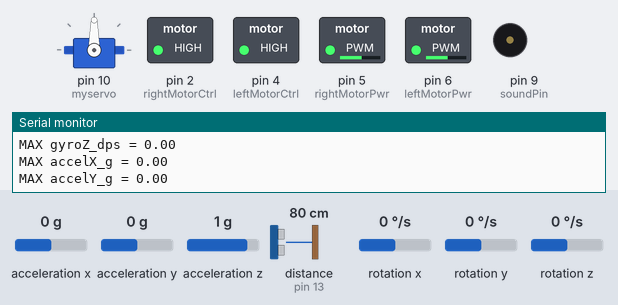
A sketch run on a simulated Arduino Uno, built with avr-gcc and run on an emulated ATmega328P. Shown: servo, switched loads named in the sketch (green lamp = pin HIGH), buzzer (waves = sounding), the last lines printed to the serial monitor. Wiring (inferred from the names in the program): ultrasonic range finder: trigger pin 12; echo pin 13. The test bench sets the inputs (shaded band); at power-on: distance to the obstacle (sensor on pin 13) 80 cm, acceleration z 1 g, acceleration x 0 g, acceleration y 0 g, rotation x 0 °/s, rotation y 0 °/s, rotation z 0 °/s. The echo pulse lasts 58.3 µs per cm; pins used as bus, display or sensor lines are not drawn.

Above: at 1.7 s.
1.8 s: distance to the obstacle (sensor on pin 13) set to 2 cm
At 5.3 s:
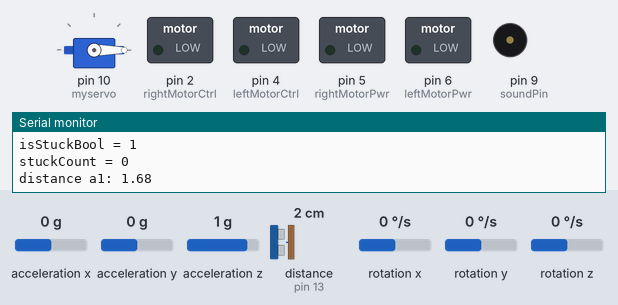
8.7 s: acceleration z set to -0.8 g
At 12.1 s:
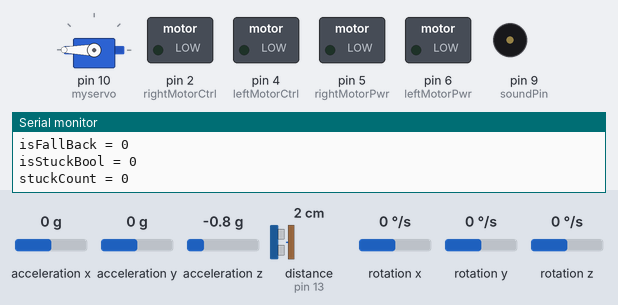
15.6 s: distance to the obstacle (sensor on pin 13) set to 60 cm
At 19.0 s:
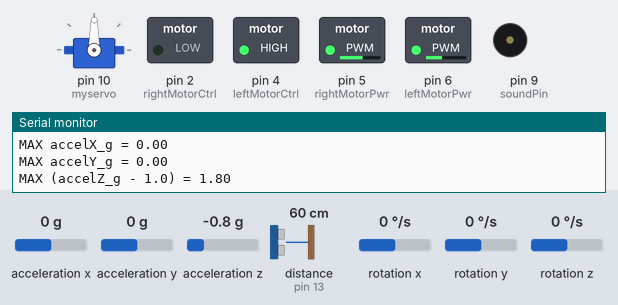
20.7 s: acceleration z set to 0.8 g
27.6 s: acceleration z set to 1.1 g
At 31.2 s:
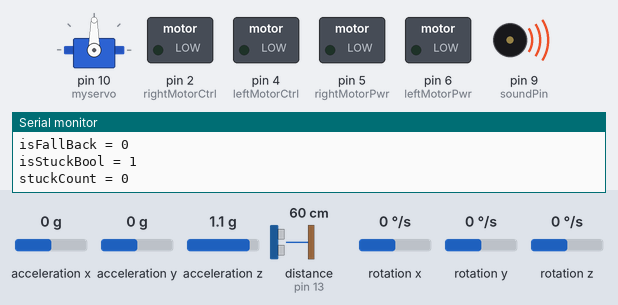
34.5 s: distance to the obstacle (sensor on pin 13) set to 34 cm
39.0 s: distance to the obstacle (sensor on pin 13) set to 27 cm
At 43.8 s:
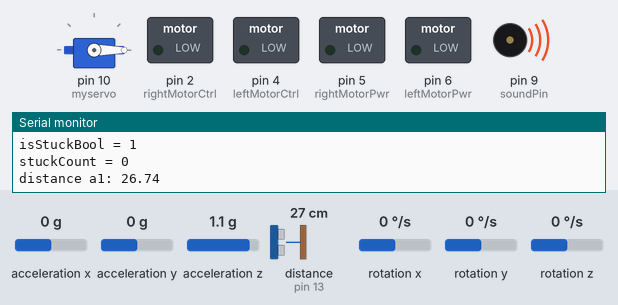
Timing chart, 0 to 46.9 s (numbered marks = the images above; inputs shaded):
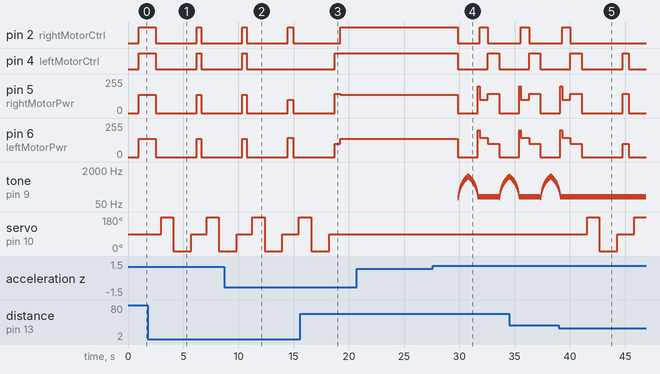

Measured:
- the behaviour switches between 0.9 and 1 g on acceleration z (found by bisection; images 3 and 4)
- the behaviour switches between 31 and 30 cm on distance to the obstacle (sensor on pin 13) (found by bisection; images 4 and 5)
- after the input at 1.8 s, tone on pin 9 (soundPin): stops changing and stays silent; servo on pin 10 (myservo): 90° → 180° after 1.2 s, → 0° 1.1 s later, → 90° 1.6 s later, → 180° 1.4 s later, … (5 changes in this stretch)
- after the input at 8.7 s, pin 4 (leftMotorCtrl): goes on until 10.8 s, then stays LOW
- after the input at 15.6 s, pin 4 (leftMotorCtrl): goes on until 18.7 s, then stays HIGH; servo on pin 10 (myservo): goes on until 18.2 s, then stays 90°
- after the input at 27.6 s, pin 2 (rightMotorCtrl): HIGH → LOW after 2.3 s, → HIGH 2.0 s later, → LOW 0.76 s later; pin 4 (leftMotorCtrl): HIGH → LOW after 2.3 s, → HIGH 2.7 s later, → LOW 1.0 s later
- after the input at 39.0 s, pin 2 (rightMotorCtrl): goes on until 40.1 s, then stays LOW; tone on pin 9 (soundPin): goes on until 39.1 s, then stays 110 Hz; servo on pin 10 (myservo): 90° → 180° after 2.6 s, → 0° 1.1 s later, → 90° 1.6 s later, → 180° 1.5 s later
- by itself, pin 2 (rightMotorCtrl): alternates HIGH for 0.45 s and LOW for 3.7 s

The sketch:

obstacle_avoid.ino
```cpp
#include "Servo.h"
#include "Wire.h"
#include "I2Cdev.h"
#include "MPU6050.h"
#define servoPin 10  //The pin of servo
#define leftMotorCtrl 4  //Define the direction control pin of the left motor
#define leftMotorPwr 6   //Define the PWM control pin of the left motor
#define rightMotorCtrl 2  //Define the direction control pin of the right motor
#define rightMotorPwr 5   //Define the PWM control pin of the right motor
#define trig 12           //ultrasonic trigger
#define echo 13           //ultrasonic sensor
#define leftLineTrk 11  //left line traking sensor
#define midLineTrk 7  //middle line traking sensor
#define rightLineTrk 8  //right line traking sensor
#define soundPin 9
float distance;
int leftLineTrkVal, midLineTrkVal, rightLineTrkVal;
Servo myservo;
int stuckCount;
bool debug;

MPU6050 mpu(0x68); //i2c gyro address 0x68
int16_t ax, ay, az;
int16_t gx, gy, gz;
float axMax, ayMax, azMax, gxMax, gyMax, gzMax;
float axMin, ayMin, azMin, gxMin, gyMin, gzMin;
unsigned long stopStartTime = 0;  // Время начала "остановки"
const int stopThreshold = 2000;   // Порог времени (2 секунды)

struct MyData {
  byte ax, ay, az, gx, gy, gz;
};

MyData data;

void setup() {
  debug = true;
  Serial.begin(9600);
  Wire.begin();
  mpu.initialize();
  myservo.attach(10);
  myservo.write(90);
  pinMode(trig, OUTPUT);
  pinMode(soundPin, OUTPUT);
  pinMode(echo, INPUT);
  pinMode(leftMotorCtrl, OUTPUT);
  pinMode(leftMotorPwr, OUTPUT);
  pinMode(rightMotorCtrl, OUTPUT);
  pinMode(rightMotorPwr, OUTPUT);
  pinMode(leftLineTrk, INPUT); //Set all pins of the line tracking sensor as input mode
  pinMode(midLineTrk, INPUT);
  pinMode(rightLineTrk, INPUT);
  delay(500); //delay in 500ms
}

void loop() {
  int a, a1, a2;
  bool isFallBackBool, isStuckBool;
  a = checkdistance("initial");  //Assign the distance to the front detected by ultrasonic sensor to the variable a
  isFallBackBool = isFallBack();
  isStuckBool = isStuck();

  delay(100);
  Serial.print("isFallBack = ");
  Serial.println(isFallBackBool);

  Serial.print("isStuckBool = ");
  Serial.println(isStuckBool);

  Serial.print("stuckCount = ");
  Serial.println(stuckCount);

  if (a > 30 && !isFallBackBool && !isStuckBool) {
    helpSignal(false);
    carFront();
  } else if (a < 30) {
    carStop();  //The robot stops
      delay(500); //delay in 500ms
      myservo.write(180);  //Ultrasonic pan-tilt turns left
      delay(1000); //delay in 500ms
      a1 = checkdistance("a1");  //Assign the distance to the left detected by ultrasonic sensor to the variable a1
      delay(100); //read value
      myservo.write(0);
      delay(1500); //delay in 500ms
      a2 = checkdistance("a2"); //Assign the distance to the right detected by ultrasonic sensor to the variable a2
      delay(100); //read value

      myservo.write(90);
      delay(500);
      if (a1 > a2) { //When the distance to the left is bigger than to the right
        carLeft();  //The robot turns left
        delay(100);  //turn left700ms
      } else if (a1 < a2) {
        carRight(); //It turns left for 700ms
        delay(100);
      } else { //When the distance to the front is >=20c，the robot moves forward
        carFront(); //go front
      }
  } else if (isStuckBool) {
    carStop();
    helpSignal(true);
    runAwayFromStuck();
    delay(100);
  } else {
    carStop();
    helpSignal(true);
    delay(5000);
  }

}

//Axis X = 132  Axis Y = 128  Axis Z  = 246 -> normal
//Axis X = 138  Axis Y = 245  Axis Z  = 99 -> fall
bool isFallBack() {
  mpu.getMotion6(&ax, &ay, &az, &gx, &gy, &gz);
  data.ax = map(ax, -17000, 17000, 0, 255 );
  data.ay = map(ay, -17000, 17000, 0, 255);
  data.az = map(az, -17000, 17000, 0, 255);
  Serial.print("Axis Y = ");
  Serial.println(data.ay);
  Serial.print("Axis Z = ");
  Serial.println(data.az);
  if (data.ay > 230 & data.az < 120) {
    return true;
  }
  return false;
}

void runAwayFromStuck() {
  carBack();
  delay(150);
  carLeft();
  delay(500);
  if (isStuck()) {
    carRight();
    delay(500);
  }
}

bool isStuck() {
  // Получаем данные акселерометра и гироскопа
  mpu.getMotion6(&ax, &ay, &az, &gx, &gy, &gz);

  // Преобразуем данные акселерометра в g (ускорение свободного падения)
  float accelX_g = ax / 16384.0;  // Для диапазона ±2g
  float accelY_g = ay / 16384.0;
  float accelZ_g = az / 16384.0;

  axMax = max(axMax, abs(accelX_g));
  ayMax = max(ayMax, abs(accelY_g));
  azMax = max(azMax, abs(accelZ_g - 1.0));

  axMin = min(axMin, abs(accelX_g));
  ayMin = min(ayMin, abs(accelY_g));
  azMin = min(azMin, abs(accelZ_g - 1.0));

  // Преобразуем данные гироскопа в градусы/секунду (для диапазона ±250°/сек)
  float gyroX_dps = gx / 131.0;
  float gyroY_dps = gy / 131.0;
  float gyroZ_dps = gz / 131.0;

  if (debug) {
    gxMax = max(gxMax, abs(gyroX_dps));
    gyMax = max(gyMax, abs(gyroY_dps));
    gzMax = max(gzMax, abs(gyroZ_dps));

    gxMin = min(gxMin, abs(gyroX_dps));
    gyMin = min(gyMin, abs(gyroY_dps));
    gzMin = min(gzMin, abs(gyroZ_dps));

    Serial.print("MAX gyroX_dps = ");
    Serial.println(gxMax);
    Serial.print("MAX gyroY_dps = ");
    Serial.println(gyMax);
    Serial.print("MAX gyroZ_dps = ");
    Serial.println(gzMax);

    Serial.print("MAX accelX_g = ");
    Serial.println(axMax);
    Serial.print("MAX accelY_g = ");
    Serial.println(ayMax);
    Serial.print("MAX (accelZ_g - 1.0) = ");
    Serial.println(azMax);

    Serial.print("MIN gyroX_dps = ");
    Serial.println(gxMin);
    Serial.print("MIN gyroY_dps = ");
    Serial.println(gyMin);
    Serial.print("MIN gyroZ_dps = ");
    Serial.println(gzMin);

    Serial.print("MIN accelX_g = ");
    Serial.println(axMin);
    Serial.print("MIN accelY_g = ");
    Serial.println(ayMin);
    Serial.print("MIN (accelZ_g - 1.0) = ");
    Serial.println(azMin);
  }

  // Условие для обнаружения отсутствия движения
  bool isMoving = !(abs(gyroX_dps) < 3 && abs(gyroY_dps) < 3 && abs(gyroZ_dps) < 3 &&  // Порог для гироскопа
                    abs(accelX_g) < 0.1 && abs(accelY_g) < 0.1 && abs(accelZ_g - 1.0) < 0.1); // Порог для акселерометра

  if (isMoving) {
    stopStartTime = millis();  // Сброс таймера, если робот движется
    Serial.println("Робот движется.");
    return false;
  } else {
    // Если робот стоит на месте больше 2 секунд
    if (millis() - stopStartTime > stopThreshold) {
      Serial.println("Робот стоит на месте.");
      return true;
    }
  }
    delay(100);

}

//The function controls ultrasonic sound
float checkdistance(String from) {
  float distance;
  digitalWrite(trig, LOW);
  delayMicroseconds(2);
  digitalWrite(trig, HIGH);
  delayMicroseconds(10);
  digitalWrite(trig, LOW);
  distance = pulseIn(echo, HIGH) / 58.20;  //The 58.20 here comes from 2*29.1=58.2
  Serial.print("distance " + from + ": ");
  Serial.print(distance);
  Serial.println();
  delay(10);
  return distance;
}

void helpSignal(bool enable) {
  if (enable) {
    for (int i = 100; i < 1000; i += 10) {
      tone(soundPin, i);
      delay(10);
    }
    for (int i = 1000; i > 100; i -= 10) {
      tone(soundPin, i);
      delay(10);
    }
  } else {
    noTone(soundPin);
  }

}

void carFront() {
  digitalWrite(rightMotorCtrl, HIGH);
  analogWrite(rightMotorPwr, 650);
  digitalWrite(leftMotorCtrl, HIGH);
  analogWrite(leftMotorPwr, 650);
}

void carBack() {
  digitalWrite(rightMotorCtrl, LOW);
  analogWrite(rightMotorPwr, 200);
  digitalWrite(leftMotorCtrl, LOW);
  analogWrite(leftMotorPwr, 200);
}

void carLeft() {
  //delay(100);
  //carBack();
  //delay(500);
  digitalWrite(rightMotorCtrl, HIGH);
  analogWrite(rightMotorPwr, 100);
  digitalWrite(leftMotorCtrl, LOW);
  analogWrite(leftMotorPwr, 400);
}

void carRight() {
  //delay(100);
  //carBack();
  //delay(500);
  digitalWrite(rightMotorCtrl, LOW);
  analogWrite(rightMotorPwr, 400);
  digitalWrite(leftMotorCtrl, HIGH);
  analogWrite(leftMotorPwr,100);
}

void carStop() {
  digitalWrite(rightMotorCtrl, LOW);
  analogWrite(rightMotorPwr, 0);
  digitalWrite(leftMotorCtrl, LOW);
  analogWrite(leftMotorPwr, 0);
}

//Read the value of the line tracker sensors
void lineTrakingData() {
  leftLineTrkVal = digitalRead(leftLineTrk);
  Serial.print("left line trk: ");
  Serial.println(leftLineTrkVal);

  midLineTrkVal = digitalRead(midLineTrk);
  Serial.print("mid line trk: ");
  Serial.println(midLineTrkVal);

  rightLineTrkVal = digitalRead(rightLineTrk);
  Serial.print("right line trk: ");
  Serial.println(rightLineTrkVal);
}
```
